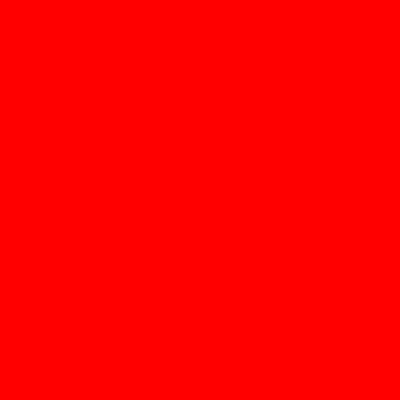
Frame 1 (no input)
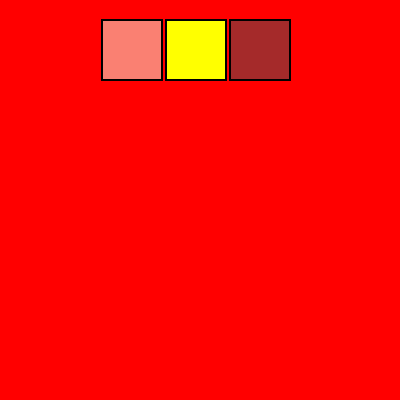
Frame 60 (no input)
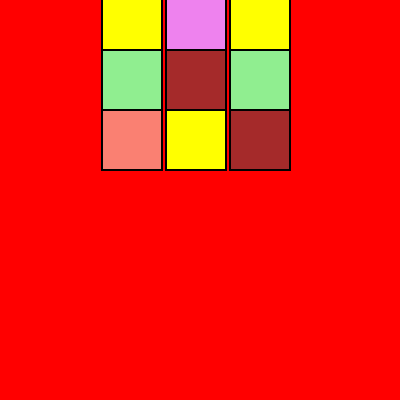
Frame 120 (the mouse pressed at the canvas centre since frame 60)

The p5.js sketch that drew these frames (run headless with seeded random() and noise() and a simulated clock; from frame 60 on, the mouse is pressed at the canvas centre):

// p5.js sketch
// ── sketch.js

const WIDTH =400;
const HEIGHT = 400;
const VILOCITY=1.5;
const COLORS=["red","violet","yellow","lightgreen","tomato","lightblue","black","salmon","brown","grey","orange"];
let squares=[];
let color="red";
let CORDONNATES=[
  WIDTH/2-90-8,
  WIDTH/2-30-4,
  WIDTH/2+30
];
function setup() {
   createCanvas(WIDTH,HEIGHT);
 /** cleate elments **/
 
}

function draw() {
if(frameCount%((60/VILOCITY)*5)==0)color=random(COLORS);
  
  
if(frameCount%(60/VILOCITY)==0){
  /** cleate elments **/
  for(let i=0;i<3;i++){
  squares.push(new element(CORDONNATES[i], -10,random(COLORS)))
   }

}
   background(color);
  for(let i=squares.length-1;i>=0;i--){
  squares[i].display();
  squares[i].update(VILOCITY,color);
    if(squares[i].y>height)
      squares.splice(i,1);
    if(squares[i].lose){ alert("lose");
      noLoop();}
   
  }
}
  
function mousePressed() {
  
  for(e of squares){
    if(
      mouseX>=e.x && 
      mouseX <= e.x+e.width &&
      mouseY>=e.y &&
      mouseY <= e.y+e.height) 
      {
        if(e.color==color)
         e.color="white";
      else 
        e.lose = true;}
  }
  
}

















// ── element.js
let element= function (x,y,color){
  
    this.width=60;
    this.height=60;
    this.x=x;
    this.y=y;
    this.color=color;
    this.clicked=false;
    this.lose= false;
    this.display=function(){
     stroke("black");
      strokeWeight(2);
      fill(this.color);
  rect(this.x,this.y,this.width,this.height);
    }
    this.update=(speed,color)=>{
      this.y+=speed;
      
  if(this.y>=height && this.color == color)
       this.lose=true;
    }
      
    
    
    
    
  }
